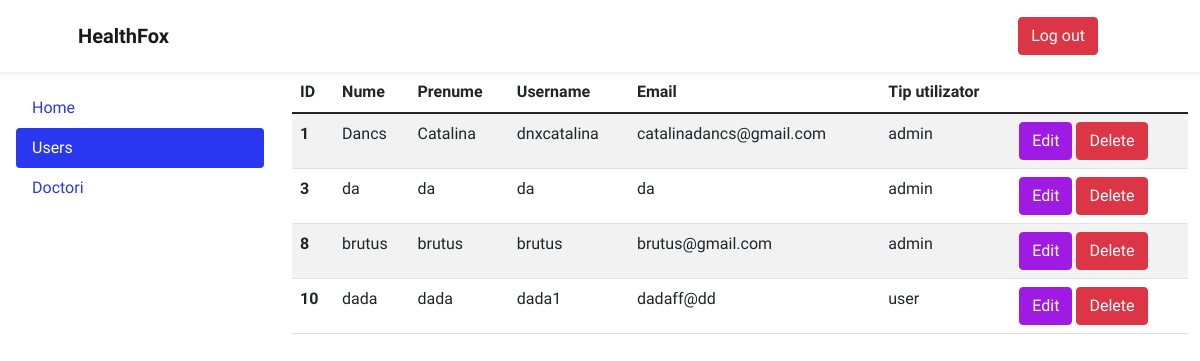
/dashboard_users.php, run on the app's committed database.
### tables this page shows
CREATE TABLE `users` (
  `id` int(20) NOT NULL,
  `nume` varchar(50) NOT NULL,
  `prenume` varchar(50) NOT NULL,
  `username` varchar(50) NOT NULL,
  `email` varchar(100) NOT NULL,
  `parola` varchar(50) NOT NULL,
  `utype` varchar(50) NOT NULL
);

### dashboard_users.php (the view, shortened to what this page needs)
<?php
    require("mysql_connect.php");
    $sql = "SELECT * FROM users";
    $users = $conn->query($sql);
?>
<!DOCTYPE html>
<html lang="en">
<head>
    <link href="https://cdn.jsdelivr.net/npm/bootstrap-icons@1.5.0/font/bootstrap-icons.css" rel="stylesheet" />
    <link href="css/styles.css" rel="stylesheet" />
</head>
<body>
    <nav class="navbar navbar-expand-lg navbar-light shadow-sm" id="mainNav">
        <div class="container px-5">
            <a class="navbar-brand ms-0 fw-bold" href="admin_dashboard.php">HealthFox</a>
            <div>
                <ul class="navbar-nav ms-auto me-4 my-3 my-lg-0">
                    <li class="nav-item"><a class="btn btn-danger" role="button" href="logout.php">Log out</a></li>
                </ul>
            </div>
    </div>
    </nav>
<main class="d-flex">
  <div class="d-flex flex-column flex-shrink-0 p-3 bg-body-tertiary" style="width: 280px;">
    <ul class="nav nav-pills flex-column mb-auto">
      <li class="nav-item">
        <a href="admin_dashboard.php" class="nav-link link-body-emphasis">Home</a>
      </li>
      <li>
        <a href="dashboard_users.php" class="nav-link active" aria-current="page">Users</a>
      </li>
      <li>
        <a href="dashboard_doctor.php" class="nav-link link-body-emphasis">Doctori</a>
      </li>
    </ul>
  </div>
  <div class="container">
        <table class="table table-striped">
            <thead>
                <tr>
                    <th>ID</th>
                    <th>Nume</th>
                    <th>Prenume</th>
                    <th>Username</th>
                    <th>Email</th>
                    <th>Tip utilizator</th>
                </tr>
            </thead>
            <tbody>
            <?php
                         if ($users->num_rows > 0) {
                             while($row = $users->fetch_assoc()) {
                                 $id = $row["id"];
                                 $nume = $row["nume"];
                                 $prenume = $row["prenume"];
                                 $username = $row["username"];
                                 $email = $row["email"];
                                 $utype = $row["utype"];
                                 echo "
                                     <tr>
                                         <th scope='row'>$id</th>
                                         <td>$nume</td>
                                         <td>$prenume</td>
                                         <td>$username</td>
                                         <td>$email</td>
                                         <td>$utype</td>
                                         <td>
                                                <a class='btn btn-secondary' href='update_user.php?id=$id'>Edit</a>
                                                <a class='btn btn-danger' href='delete_user.php?id=$id'>Delete</a>
                                            </td>
                                     </tr>";
                             }
                         }
                     ?>
            </tbody>
        </table>
    </div>
</main>
</body>
</html>

### data on the page
users: id "1", nume "Dancs", prenume "Catalina", username "dnxcatalina", email "catalinadancs@gmail.com", utype "admin"
users: id "3", nume "da", prenume "da", username "da", email "da", utype "admin"
users: id "8", nume "brutus", prenume "brutus", username "brutus", email "brutus@gmail.com", utype "admin"
users: id "10", nume "dada", prenume "dada", username "dada1", email "dadaff@dd", utype "user"
